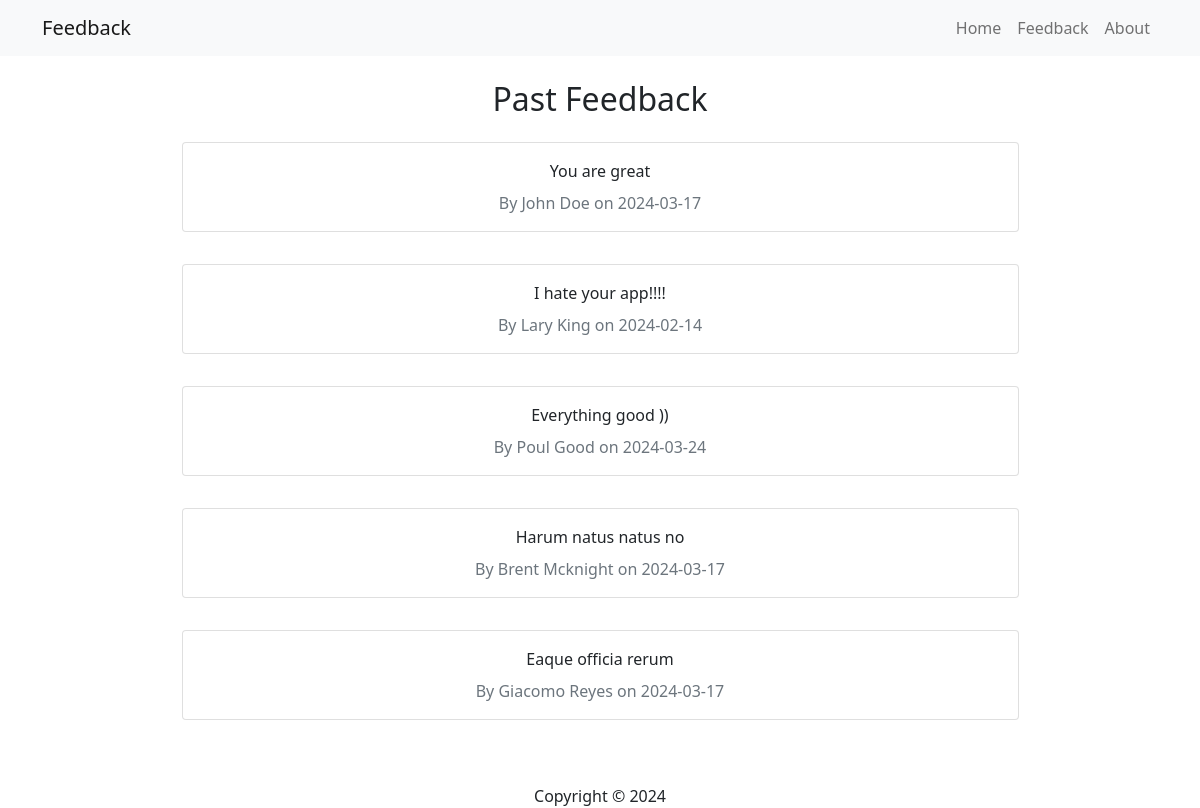
Screenshot of /feedback/feedback.php with the database file from the repository.
### tables this page shows
CREATE TABLE [feedback] ( 
  [id] INTEGER PRIMARY KEY AUTOINCREMENT,
  [name] VARCHAR(250) NULL,
  [email] VARCHAR(250) NULL,
  [body] VARCHAR(250) NULL,
  [date] DATETIME NULL DEFAULT CURRENT_DATE 
);

### feedback/feedback.php (the view, shortened to what this page needs)
<?php include 'inc/header.php'; ?>
<?php
    $sql = 'SELECT * FROM feedback';
    $result = $conn->query($sql);
    $feedback = $result->fetchAll(PDO::FETCH_ASSOC);
?>
<h2>Past Feedback</h2>
<?php foreach($feedback as $item): ?>
    <div class="card my-3 w-75">
        <div class="card-body text-center">
            <?= $item['body']; ?>
            <div class="text-secondary mt-2">
                By <?= $item['name']; ?> on <?= $item['date']; ?>
            </div>
        </div>
    </div>
<?php endforeach; ?>
<?php include 'inc/footer.php'; ?>

### feedback/inc/header.php (shortened to what this page needs)
<!DOCTYPE html>
<html lang="en">
<head>
  <link href="https://cdn.jsdelivr.net/npm/bootstrap@5.0.2/dist/css/bootstrap.min.css" rel="stylesheet">
</head>
<body>
  <nav class="navbar navbar-expand-sm navbar-light bg-light mb-4">
    <div class="container">
      <a class="navbar-brand" href="/feedback/index.php">Feedback</a>
      <div class="collapse navbar-collapse" id="navbarNav">
        <ul class="navbar-nav ms-auto">
         <li class="nav-item">
              <a class="nav-link" href="/feedback/index.php">Home</a>
            </li>
            <li class="nav-item">
              <a class="nav-link" href="/feedback/feedback.php"
                >Feedback</a
              >
            </li>
            <li class="nav-item">
              <a class="nav-link" href="/feedback/about.php"
                >About</a
              >
            </li>
        </ul>
      </div>
  </div>
</nav>
<main>
  <div class="container d-flex flex-column align-items-center">

### feedback/inc/footer.php (shortened to what this page needs)
</div>
</main>
<footer class="text-center mt-5">
  Copyright &copy; <?= date("Y"); ?>
</footer>
</body>
</html>

### rows the page displays
feedback: body "You are great", name "John Doe", date "2024-03-17"
feedback: body "I hate your app!!!!", name "Lary King", date "2024-02-14"
feedback: body "Everything good ))", name "Poul Good", date "2024-03-24"
feedback: body "Harum natus natus no", name "Brent Mcknight", date "2024-03-17"
feedback: body "Eaque officia rerum", name "Giacomo Reyes", date "2024-03-17"
